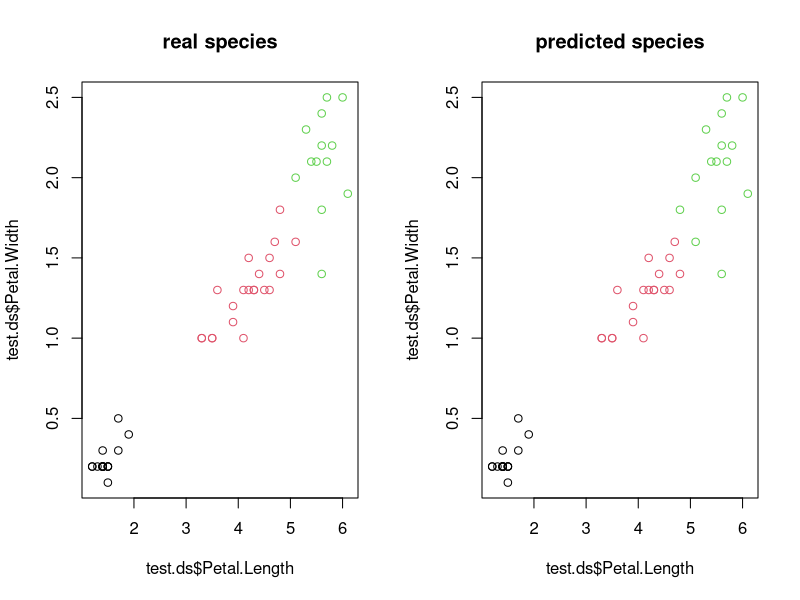

Write R code to recreate this figure.
#___________________________________________________#
#         knn example with iris dataset             #
#___________________________________________________#

# load libs
library(class) # for kNN

# train/test sampling
set.seed(123)
sampleIndex = sample(1:150, 100)

train = iris[sampleIndex, ]
test = iris[-sampleIndex, ]

train.ds = train[, -5]
train.cl = as.factor(train[, 5])
test.ds = test[, -5]
test.cl = as.factor(test[, 5])

# classification / prediction
knn.pred = knn(train = train.ds, test = test.ds, cl = train.cl, k = 3)
print(knn.pred)
print(test.cl)

# evaluation : accuracy
accuracy = mean(knn.pred == test.cl)
print(accuracy)

# confusion matrix
p = rbind(test.cl, knn.pred)
xtabs( ~ test.cl + knn.pred, data = p)

# plotting
par(mfrow = c(1, 2))
plot(test.ds$Petal.Length, test.ds$Petal.Width, col = test.cl, main = "real species") # real
plot(test.ds$Petal.Length, test.ds$Petal.Width, col = knn.pred, main = "predicted species") # real



